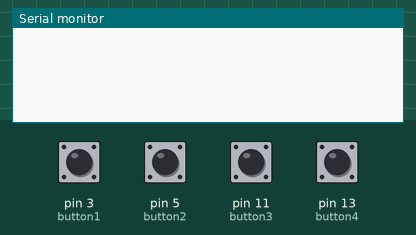
Simulated run of this sketch. Board: Arduino Uno, built with avr-gcc and run on an emulated ATmega328P. Shown: the last lines printed to the serial monitor. The test bench sets the inputs (shaded band); at power-on: pin 3 (button1), pin 5 (button2), pin 11 (button3), pin 13 (button4) LOW.

Above: at 1.2 s.
1.3 s: pin 3 (button1) pulled HIGH for 0.15 s
At 2.6 s:
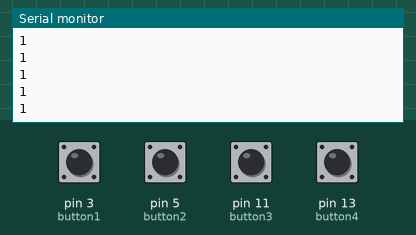
2.9 s: pin 5 (button2) pulled HIGH for 0.15 s
At 3.9 s:
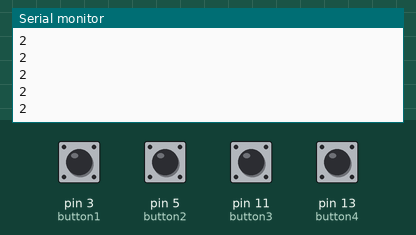
4.5 s: pin 11 (button3) pulled HIGH for 0.15 s
At 5.2 s:
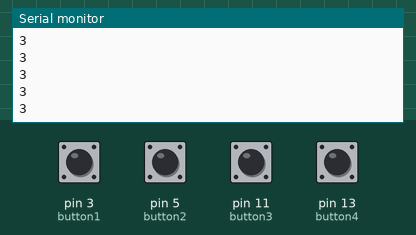
6.1 s: pin 13 (button4) pulled HIGH for 0.15 s
At 7.6 s:
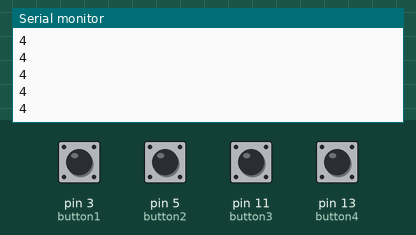
Timing chart, 0 to 8.7 s (numbered marks = the images above; inputs shaded):
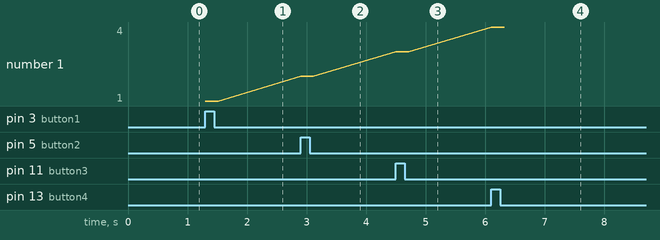

The sketch:

serial.ino
```cpp
#define button1 3
#define button2 5
#define button3 11
#define button4 13

int stateOf1 , stateOf2 , stateOf3, stateOf4 ;

void setup() {

pinMode (button1, INPUT) ;
pinMode (button2 , INPUT ) ;
pinMode (button3 , INPUT ) ;
pinMode (button4 , INPUT ) ;
Serial.begin(9600);
}

void loop() {

  stateOf1 = digitalRead (button1 ) ;
  stateOf2 = digitalRead (button2 ) ;
  stateOf3 = digitalRead (button3 ) ;
  stateOf4 = digitalRead (button4 ) ;

  if (stateOf1 == HIGH )
  {
    Serial.println ("1") ;
  }

  if (stateOf2 == HIGH )
  {
    Serial.println ("2") ;
  }

  if (stateOf3 == HIGH )
  {
    Serial.println ("3") ;
  }

  if (stateOf4 == HIGH )
  {
    Serial.println ("4") ;
  }

}
```

Measured:
- after the input at 1.3 s, the serial monitor: prints a new line at once (image 1)
- after the input at 2.9 s, the serial monitor: prints a new line at once (image 2)
- after the input at 4.5 s, the serial monitor: prints a new line at once (image 3)
- after the input at 6.1 s, the serial monitor: prints a new line at once (image 4)
- plotted number 1: 1 → 2 after the input at 2.9 s, 2 → 3 after the input at 4.5 s, 3 → 4 after the input at 6.1 s
